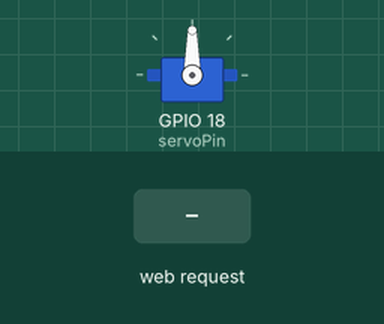
This program was run on a simulated ESP32. Shown: servo. The test bench sets the inputs (shaded band). WiFi joins after 1.5 s; servers stay silent unless stated; what the program prints to the serial monitor is not drawn.

Above: at 2.7 s.
2.8 s: HTTP request GET /?value= received
At 3.1 s:
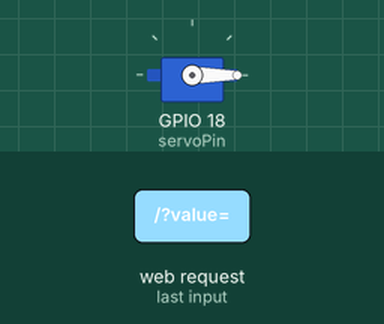
Timing chart, 0 to 5.8 s (numbered marks = the images above; inputs shaded):
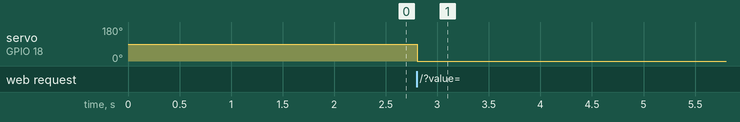

Measured:
- after the input at 2.8 s, servo on GPIO 18 (servoPin): 90° → 0° at once

The program:

main.cpp
```cpp
/*********
  Rui Santos
  Complete project details at http://randomnerdtutorials.com
*********/

#include <WiFi.h>
#include <ESP32Servo.h>

Servo myservo;  // create servo object to control a servo
// twelve servo objects can be created on most boards

// GPIO the servo is attached to
static const int servoPin = 18;

// Replace with your network credentials
const char* ssid     = "XXXX";
const char* password = "XXXX";

// Set web server port number to 80
WiFiServer server(80);

// Variable to store the HTTP request
String header;

// Decode HTTP GET value
String valueString = String(5);
int pos1 = 0;
int pos2 = 0;

// Current time
unsigned long currentTime = millis();
// Previous time
unsigned long previousTime = 0;
// Define timeout time in milliseconds (example: 2000ms = 2s)
const long timeoutTime = 2000;

void setup() {
  Serial.begin(115200);

  myservo.attach(servoPin);  // attaches the servo on the servoPin to the servo object

  // Connect to Wi-Fi network with SSID and password
  Serial.print("Connecting to ");
  Serial.println(ssid);
  WiFi.begin(ssid, password);
  while (WiFi.status() != WL_CONNECTED) {
    delay(500);
    Serial.print(".");
  }
  // Print local IP address and start web server
  Serial.println("");
  Serial.println("WiFi connected.");
  Serial.println("IP address: ");
  Serial.println(WiFi.localIP());
  server.begin();
}

void loop(){
  WiFiClient client = server.available();   // Listen for incoming clients

  if (client) {                             // If a new client connects,
    currentTime = millis();
    previousTime = currentTime;
    Serial.println("New Client.");          // print a message out in the serial port
    String currentLine = "";                // make a String to hold incoming data from the client
    while (client.connected() && currentTime - previousTime <= timeoutTime) { // loop while the client's connected
      currentTime = millis();
      if (client.available()) {             // if there's bytes to read from the client,
        char c = client.read();             // read a byte, then
        Serial.write(c);                    // print it out the serial monitor
        header += c;
        if (c == '\n') {                    // if the byte is a newline character
          // if the current line is blank, you got two newline characters in a row.
          // that's the end of the client HTTP request, so send a response:
          if (currentLine.length() == 0) {
            // HTTP headers always start with a response code (e.g. HTTP/1.1 200 OK)
            // and a content-type so the client knows what's coming, then a blank line:
            client.println("HTTP/1.1 200 OK");
            client.println("Content-type:text/html");
            client.println("Connection: close");
            client.println();

            // Display the HTML web page
            client.println("<!DOCTYPE html><html>");
            client.println("<head><meta name=\"viewport\" content=\"width=device-width, initial-scale=1\">");
            client.println("<link rel=\"icon\" href=\"data:,\">");
            // CSS to style the on/off buttons
            // Feel free to change the background-color and font-size attributes to fit your preferences
            client.println("<style>body { text-align: center; font-family: \"Trebuchet MS\", Arial; margin-left:auto; margin-right:auto;}");
            client.println(".slider { width: 300px; }</style>");
            client.println("<script src=\"https://ajax.googleapis.com/ajax/libs/jquery/3.3.1/jquery.min.js\"></script>");

            // Web Page
            client.println("</head><body><h1>ESP32 with Servo</h1>");
            client.println("<p>Position: <span id=\"servoPos\"></span></p>");
            client.println("<input type=\"range\" min=\"0\" max=\"180\" class=\"slider\" id=\"servoSlider\" onchange=\"servo(this.value)\" value=\""+valueString+"\"/>");

            client.println("<script>var slider = document.getElementById(\"servoSlider\");");
            client.println("var servoP = document.getElementById(\"servoPos\"); servoP.innerHTML = slider.value;");
            client.println("slider.oninput = function() { slider.value = this.value; servoP.innerHTML = this.value; }");
            client.println("$.ajaxSetup({timeout:1000}); function servo(pos) { ");
            client.println("$.get(\"/?value=\" + pos + \"&\"); {Connection: close};}</script>");

            client.println("</body></html>");

            //GET /?value=180& HTTP/1.1
            if(header.indexOf("GET /?value=")>=0) {
              pos1 = header.indexOf('=');
              pos2 = header.indexOf('&');
              valueString = header.substring(pos1+1, pos2);

              //Rotate the servo
              myservo.write(valueString.toInt());
              Serial.println(valueString);
            }
            // The HTTP response ends with another blank line
            client.println();
            // Break out of the while loop
            break;
          } else { // if you got a newline, then clear currentLine
            currentLine = "";
          }
        } else if (c != '\r') {  // if you got anything else but a carriage return character,
          currentLine += c;      // add it to the end of the currentLine
        }
      }
    }
    // Clear the header variable
    header = "";
    // Close the connection
    client.stop();
    Serial.println("Client disconnected.");
    Serial.println("");
  }
}
```
